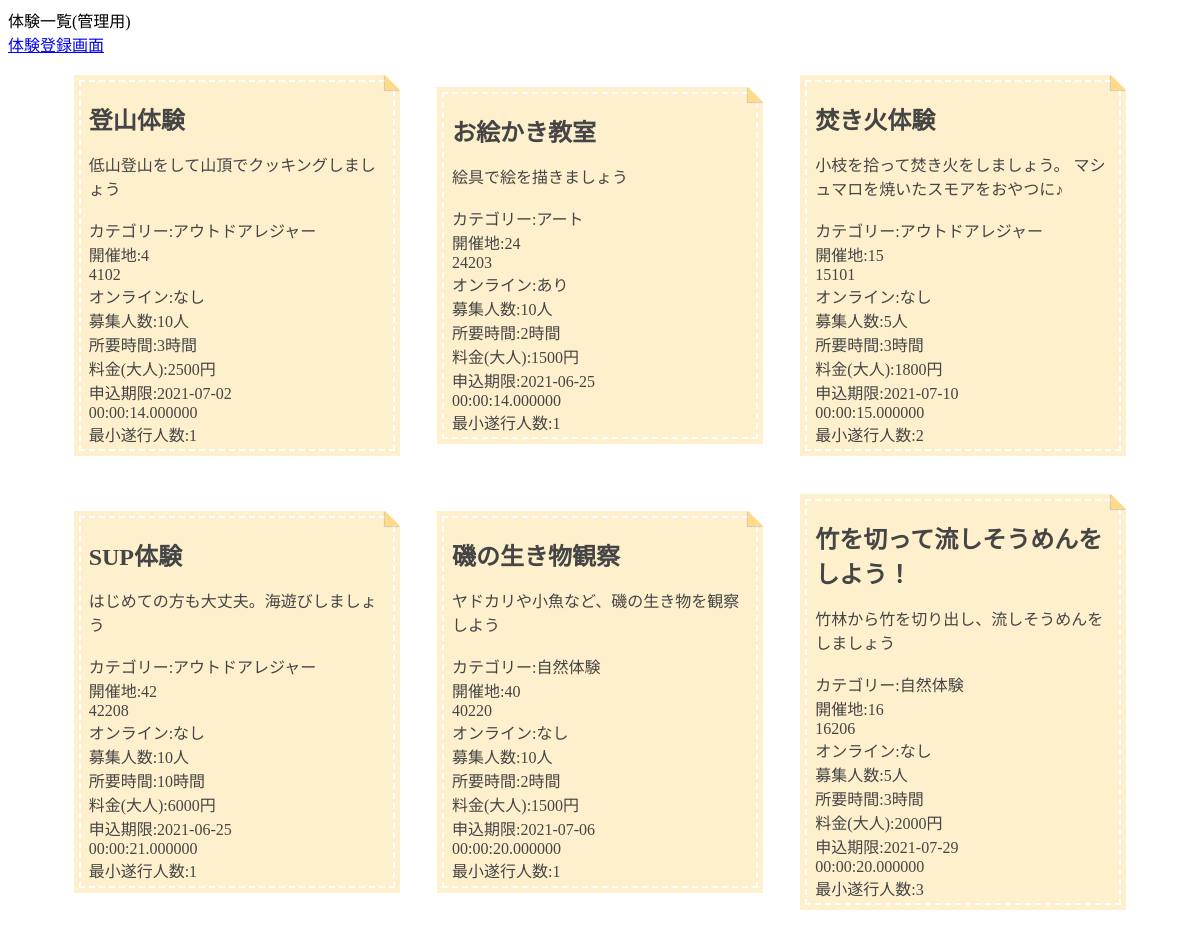
Screenshot of /event_read.php with the database file from the repository.
### tables this page shows
CREATE TABLE `event_list` (
  `id` int(12) NOT NULL,
  `event_name` text NOT NULL,
  `event_detail` varchar(500) NOT NULL,
  `event_category` text NOT NULL,
  `pref` int(11) NOT NULL,
  `city` int(11) NOT NULL,
  `remote_or_not` text NOT NULL,
  `how_many` int(12) NOT NULL,
  `how_long` int(6) NOT NULL,
  `how_much_adult` int(12) NOT NULL,
  `limit_date` date NOT NULL,
  `limit_time` time(6) NOT NULL,
  `min_person` int(6) NOT NULL,
  `created_at` datetime(6) NOT NULL,
  `updated_at` datetime(6) NOT NULL
);

### event_read.php (the view, shortened to what this page needs)
<?php
$dbn = 'mysql:dbname=tabitoto;charset=utf8;port=3306;host=localhost';
$user = 'root';
$pwd = '';
try {
    $pdo = new PDO($dbn, $user, $pwd);
} catch (PDOException $e) {
    echo json_encode(["db error" => "{$e->getMessage()}"]);
    exit();
}
$sql = 'SELECT * FROM event_list';
$stmt = $pdo->prepare($sql);
$status = $stmt->execute();
if ($status == false) {
    $error = $stmt->errorInfo();
    exit('sqlError:' . $error[2]);
} else {
    $result = $stmt->fetchAll(PDO::FETCH_ASSOC);
    $output = "";
    foreach ($result as $record) {
        $output .= "<div class='event_each'>";
        $output .= "<h1>{$record["event_name"]}</h1>";
        $output .= "<p>{$record["event_detail"]}</p><br>";
        $output .= "<p>カテゴリー:{$record["event_category"]}</p>";
        $output .= "<p>開催地:{$record["pref"]}</p>";
        $output .= "<p>{$record["city"]}</p>";
        $output .= "<p>オンライン:{$record["remote_or_not"]}</p>";
        $output .= "<p>募集人数:{$record["how_many"]}人</p>";
        $output .= "<p>所要時間:{$record["how_long"]}時間</p>";
        $output .= "<p>料金(大人):{$record["how_much_adult"]}円</p>";
        $output .= "<p>申込期限:{$record["limit_date"]}</p>";
        $output .= "<p>{$record["limit_time"]}</p>";
        $output .= "<p>最小遂行人数:{$record["min_person"]}</p>";
        $output .= "</div>";
    }
}
?>
<!DOCTYPE html>
<html lang="ja">
<head>
</head>
<body>
    <div>
        <div>体験一覧(管理用)</div>
        <a href="event_input.php">体験登録画面</a>
        <div class="event_all">
            <?= $output ?>
        </div>
</body>
</html>

### event_read.php (style rules this page uses)
h1 { font-size: 1.5em; }
.event_all { display: flex; justify-content: center; align-items: center; flex-wrap: wrap; width: 100%; }
.event_each { width: 25%; position: relative; background: #fff0cd; box-shadow: 0px 0px 0px 5px #fff0cd; border: dashed 2px white; margin: 2%; padding: 0.2em 0.5em; color: #454545; }
.event_each:after { position: absolute; content: ''; right: -7px; top: -7px; border-width: 0 15px 15px 0; border-style: solid; border-color: #ffdb88 #fff #ffdb88; box-shadow: -1px 1px 1px rgba(0, 0, 0, 0.15); }
.event_each p { margin: 0; padding: 0; }

### rows the page displays
event_list: event_name "登山体験", event_detail "低山登山をして山頂でクッキングしましょう", event_category "アウトドアレジャー", pref "4", city "4102", remote_or_not "なし", how_many "10", how_long "3", how_much_adult "2500", limit_date "2021-07-02", limit_time "00:00:14.000000", min_person "1"
event_list: event_name "お絵かき教室", event_detail "絵具で絵を描きましょう", event_category "アート", pref "24", city "24203", remote_or_not "あり", how_many "10", how_long "2", how_much_adult "1500", limit_date "2021-06-25", limit_time "00:00:14.000000", min_person "1"
event_list: event_name "焚き火体験", event_detail "小枝を拾って焚き火をしましょう。 マシュマロを焼いたスモアをおやつに♪", event_category "アウトドアレジャー", pref "15", city "15101", remote_or_not "なし", how_many "5", how_long "3", how_much_adult "1800", limit_date "2021-07-10", limit_time "00:00:15.000000", min_person "2"
event_list: event_name "SUP体験", event_detail "はじめての方も大丈夫。海遊びしましょう", event_category "アウトドアレジャー", pref "42", city "42208", remote_or_not "なし", how_many "10", how_long "10", how_much_adult "6000", limit_date "2021-06-25", limit_time "00:00:21.000000", min_person "1"
event_list: event_name "磯の生き物観察", event_detail "ヤドカリや小魚など、磯の生き物を観察しよう", event_category "自然体験", pref "40", city "40220", remote_or_not "なし", how_many "10", how_long "2", how_much_adult "1500", limit_date "2021-07-06", limit_time "00:00:20.000000", min_person "1"
event_list: event_name "竹を切って流しそうめんをしよう！", event_detail "竹林から竹を切り出し、流しそうめんをしましょう", event_category "自然体験", pref "16", city "16206", remote_or_not "なし", how_many "5", how_long "3", how_much_adult "2000", limit_date "2021-07-29", limit_time "00:00:20.000000", min_person "3"
